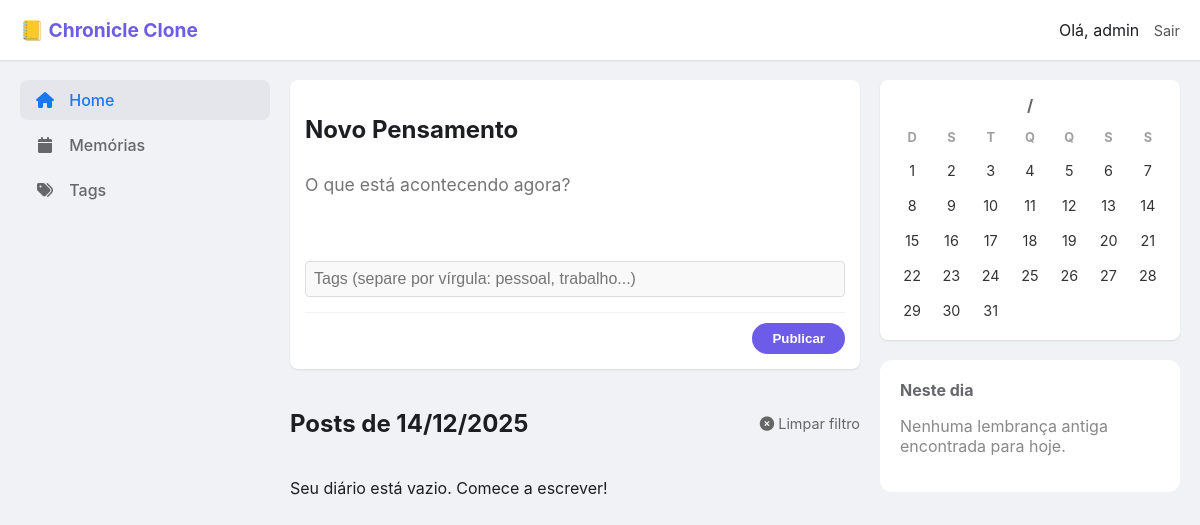
The page /dashboard?data=2025-12-14 (signed in) on the database as committed earlier.
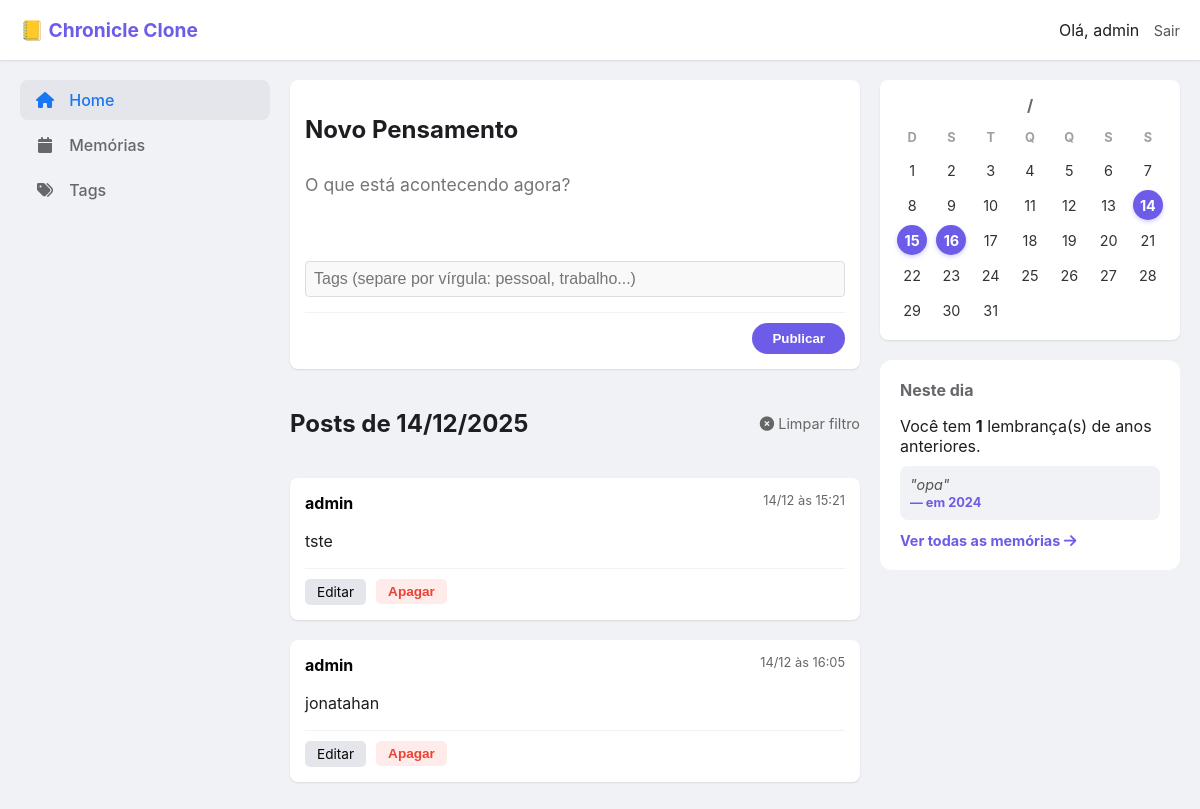
The same page on the database as committed later.
### app.py (models this page shows, shortened)
class User(db.Model, UserMixin): #Cria a tabela de usuários no banco de dados, adicionado UserMixin para autenticação
    id = db.Column(db.Integer, primary_key=True) #ID do usuário
    username = db.Column(db.String(80), unique=True, nullable=False) #Nome do usuário
    password_hash = db.Column(db.String(128), nullable=False) #Senha do usuário (armazenada como hash) -- sempre salvar a senha em hash

class Post(db.Model): #Criar a tabela de posts no banco de dados
    idPost = db.Column(db.Integer, primary_key=True, nullable=False) #ID do post
    dataPost = db.Column(db.DateTime, default=datetime.now) #Data do post, atualizado utc para now
    content = db.Column(db.Text, nullable=False) #Conteúdo do post
    user_id = db.Column(db.Integer, db.ForeignKey('user.id'), nullable=False) #ID do usuário que criou o post
    autor = db.relationship('User', backref ='posts')
    tags = db.relationship('Tag', secondary=post_tags, backref='posts')

### app.py (the view)
@app.route('/dashboard')
@login_required
def dashboard():
    hoje = datetime.now()
    memorias = Post.query.filter(
        extract('month', Post.dataPost) == hoje.month,
        extract('day', Post.dataPost) == hoje.day,
        extract('year', Post.dataPost) != hoje.year,
        Post.user_id == current_user.id
    ).all()
    cal = calendar.monthcalendar(hoje.year, hoje.month)
    posts_do_mes = Post.query.filter(
        extract('month', Post.dataPost) == hoje.month,
        extract('year', Post.dataPost) == hoje.year,
        Post.user_id == current_user.id
    ).all()
    dias_ativos = [p.dataPost.day for p in posts_do_mes]
    data_url = request.args.get('data')  # Obtém o parâmetro 'date' da URL
    if data_url:
        data_filtro = datetime.strptime(data_url, '%Y-%m-%d')
        posts = Post.query.filter(
            extract('day', Post.dataPost) == data_filtro.day,
            extract('month', Post.dataPost) == data_filtro.month,
            extract('year', Post.dataPost) == data_filtro.year,
            Post.user_id == current_user.id).all()
        titulo_pagina = f'Posts de {data_filtro.strftime("%d/%m/%Y")}'
    else:
        posts = Post.query.order_by(Post.dataPost.desc()).all()
        titulo_pagina = 'Timeline'
    return render_template('dashboard.html',
                           posts=posts,
                           memorias=memorias,
                           calendario=cal,
                           dias_ativos=dias_ativos,
                           ano_mes=hoje.strftime('%m / %Y'),
                           title=titulo_pagina,
                           data_atual=hoje)

### app.py (called while the page is built)
@login_manager.user_loader
def load_user(user_id):
    return User.query.get(int(user_id)) #Convertendo id string para int

### templates/dashboard.html (shortened to what this page needs)
<!DOCTYPE html>
<html lang="pt-br">
<head>
    <link rel="stylesheet" href="{{ url_for('static', filename='css/style.css') }}">
    <link rel="stylesheet" href="https://cdnjs.cloudflare.com/ajax/libs/font-awesome/6.0.0/css/all.min.css">
</head>
<body>
    <header class="top-bar">
        <div class="logo">📒 Chronicle Clone</div>
        <div class="user-menu">
            <span>Olá, {{ current_user.username }}</span>
            <a href="{{ url_for('logout') }}" class="btn-logout">Sair</a>
        </div>
    </header>
    <div class="main-container">
        <aside class="sidebar">
            <nav>
                <a href="#" class="active"><i class="fas fa-home"></i> Home</a>
                <a href="{{ url_for('memories') }}"><i class="fas fa-calendar"></i> Memórias</a>
                <a href="{{ url_for('all_tags') }}"><i class="fas fa-tags"></i> Tags</a>
            </nav>
        </aside>
        <main class="content-area">
            <div class="new-post-card">
                <h2>Novo Pensamento</h2>
                <form action="/add_post" method="POST">
                    <textarea name="content" rows="3" placeholder="O que está acontecendo agora?" required></textarea>
                    <div style="margin-top: 10px;">
                        <input type="text" name="tags" placeholder="Tags (separe por vírgula: pessoal, trabalho...)"
                            style="width: 100%; border: 1px solid #ddd; padding: 8px; border-radius: 4px;">
                    </div>
                    <div class="form-footer">
                        <button type="submit">Publicar</button>
                    </div>
                </form>
            </div>
                <div style="display: flex; align-items: center; justify-content: space-between; margin-bottom: 20px;">
                    <h2>{{ title if title else 'Timeline' }}</h2>
                    {% if title %}
                        <a href="{{ url_for('dashboard') }}" style="font-size: 0.9rem; color: #666; text-decoration: none;">
                         <i class="fas fa-times-circle"></i> Limpar filtro
                        </a>
                    {% endif %}
                </div>
            {% for post in posts %}
                <div class="post-card">
                    <div class="post-header">
                        <span class="author-name">{{ post.autor.username }}</span>
                        <span class="post-date">{{ post.dataPost.strftime('%d/%m às %H:%M') }}</span>
                    </div>
                    <p class="post-content">{{ post.content }}</p>
                    <div class="post-actions">
                        <a href="{{ url_for('edit_post', post_id=post.idPost) }}" class="btn-small">Editar</a>
                        <form action="{{ url_for('delete_post', post_id=post.idPost) }}" method="POST" style="display: inline;">
                            <button type="submit" class="btn-small btn-danger">Apagar</button>
                        </form>
                    </div>
                </div>
            {% else %}
                <p class="empty-state">Seu diário está vazio. Comece a escrever!</p>
            {% endfor %}
        </main>
    <aside class="right-widgets">
            <div class="widget">
                <h3 style="text-align: center; margin-bottom: 15px;">
                    {{ mes_atual }} / {{ ano_atual }}
                </h3>
            <div class="calendar-grid">
                <div class="cal-header">D</div>
                <div class="cal-header">S</div>
                <div class="cal-header">T</div>
                <div class="cal-header">Q</div>
                <div class="cal-header">Q</div>
                <div class="cal-header">S</div>
                <div class="cal-header">S</div>
                {% for semana in calendario %}
                    {% for dia in semana %}
                        {% if dia == 0 %}
                            <div class="cal-day empty"></div>
                        {% else %}
                            <div class="cal-day {{ 'has-post' if dia in dias_ativos else '' }}">
                                {% if dia in dias_ativos %}
                                    <a href="{{ url_for('dashboard', data='%04d-%02d-%02d' % (data_atual.year, data_atual.month, dia)) }}"
                                        style="text-decoration: none; color: inherit; display: flex; align-items: center; justify-content: center; width: 100%; height: 100%;">
                                            {{ dia }}
                                    </a>
                                {% else %}
                                    {{ dia }}
                                {% endif %}
                            </div>
                        {% endif %}
                    {% endfor %}
                {% endfor %}
            </div>
        </div>
        <div class="card" style="background: white; padding: 20px; border-radius: 12px; margin-top: 20px;">
            <h3 style="margin-bottom: 15px;">Neste dia</h3>
            {% if memorias %}
                 <p style="margin-bottom: 10px;">
                    Você tem <strong>{{ memorias|length }}</strong> lembrança(s) de anos anteriores.
                </p>
                <div style="background: #f0f2f5; padding: 10px; border-radius: 8px; margin-bottom: 10px; font-style: italic; color: #555; font-size: 0.9rem;">
                    "{{ memorias[0].content }}"
                    <br>
                    <span style="font-weight: bold; font-style: normal; font-size: 0.8rem; color: #6c5ce7;">
                        — em {{ memorias[0].dataPost.year }}
                    </span>
                </div>
            <a href="{{ url_for('memories') }}" style="text-decoration: none; color: #6c5ce7; font-weight: bold; font-size: 0.9rem;">
                Ver todas as memórias <i class="fas fa-arrow-right"></i>
            </a>
            {% else %}
                <p style="color: #888;">Nenhuma lembrança antiga encontrada para hoje.</p>
            {% endif %}
        </div>
    </aside>
    </div>
</body>
</html>

### static/css/style.css (style rules this page uses)
* { box-sizing: border-box; }
body { font-family: 'Inter', 'Segoe UI', sans-serif; background-color: #f0f2f5; color: #1c1e21; margin: 0; padding: 0; }
.top-bar { background-color: #ffffff; height: 60px; display: flex; justify-content: space-between; align-items: center; padding: 0 20px; box-shadow: 0 1px 2px rgba(0,0,0,0.1); position: sticky; top: 0; z-index: 100; }
.logo { font-weight: bold; font-size: 1.2rem; color: #6c5ce7; }
.btn-logout { font-size: 0.9rem; color: #555; text-decoration: none; margin-left: 10px; }
.main-container { display: grid; grid-template-columns: 250px 1fr 300px; gap: 20px; max-width: 1200px; margin: 20px auto; padding: 0 20px; align-items: start; }
.sidebar nav a { display: block; padding: 10px 15px; color: #65676b; text-decoration: none; font-weight: 500; border-radius: 8px; margin-bottom: 5px; transition: background 0.2s; }
.sidebar nav a:hover, .sidebar nav a.active { background-color: #e4e6eb; color: #1877f2; }
.sidebar i { margin-right: 10px; width: 20px; text-align: center; }
.new-post-card, .post-card, .widget { background: white; border-radius: 8px; box-shadow: 0 1px 2px rgba(0,0,0,0.1); padding: 15px; margin-bottom: 20px; }
.new-post-card textarea { width: 100%; border: none; resize: none; font-family: inherit; font-size: 1.1rem; outline: none; padding: 10px 0; }
.form-footer { border-top: 1px solid #f0f2f5; padding-top: 10px; text-align: right; }
button { background-color: #6c5ce7; color: white; border: none; padding: 8px 20px; border-radius: 20px; font-weight: bold; cursor: pointer; transition: background 0.2s; }
.post-header { display: flex; justify-content: space-between; margin-bottom: 10px; }
.author-name { font-weight: bold; color: #050505; }
.post-date { font-size: 0.8rem; color: #65676b; }
.post-content { font-size: 1rem; line-height: 1.5; margin-bottom: 15px; }
.post-actions { border-top: 1px solid #f0f2f5; padding-top: 10px; display: flex; gap: 10px; }
.btn-small { padding: 5px 12px; font-size: 0.85rem; border-radius: 5px; text-decoration: none; background: #e4e6eb; color: #050505; }
.btn-small.btn-danger { background: #ffebe9; color: #ea4335; }
.right-widgets h3 { font-size: 1rem; color: #65676b; margin-top: 0; }
input[type="text"], input[type="password"] { width: 100%; padding: 12px; margin-bottom: 15px; border: 1px solid #ddd; border-radius: 8px; background-color: #f9f9f9; font-size: 1rem; box-sizing: border-box; outline: none; transition: border 0.3s; }
.calendar-grid { display: grid; grid-template-columns: repeat(7, 1fr); gap: 5px; text-align: center; }
.cal-header { font-weight: bold; font-size: 0.8rem; color: #a0a0a0; margin-bottom: 5px; }
.cal-day { font-size: 0.9rem; padding: 8px 0; border-radius: 50%; width: 30px; height: 30px; display: flex; align-items: center; justify-content: center; margin: 0 auto; color: #333; }
.cal-day.empty { background: transparent; }
.cal-day.has-post { background-color: #6c5ce7; color: white; font-weight: bold; cursor: pointer; box-shadow: 0 2px 4px rgba(108, 92, 231, 0.3); }

Rows that differ between the two databases and show on the page:
added Post: autor.username "admin", dataPost "14/12 às 15:21", content "tste"
added Post: autor.username "admin", dataPost "14/12 às 16:05", content "jonatahan"
added Post: content "opa", dataPost "2024"
Other text that changed with them:
{{ memorias|length }}: (not shown) → "1"
list line gone: "14"
new list line: "14"
list line gone: "15 16"
new list line: "15 16"
text no longer shown: "Seu diário está vazio. Comece a escrever! Nenhuma lembrança antiga encontrada para hoje."
text now shown: "Você tem lembrança(s) de anos anteriores. \" \" — em Ver todas as memórias"
